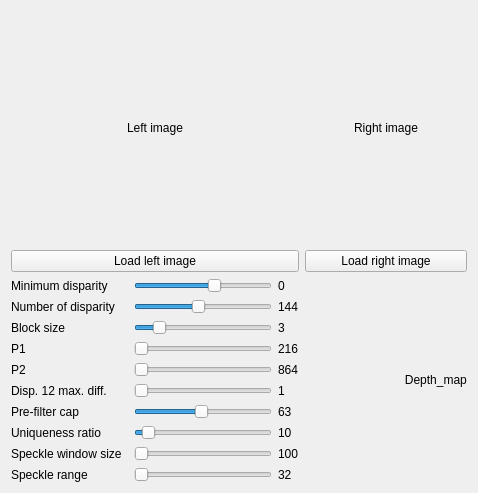
<?xml version="1.0" encoding="UTF-8"?>
<ui version="4.0">
 <class>MainWindow</class>
 <widget class="QMainWindow" name="MainWindow">
  <property name="geometry">
   <rect>
    <x>0</x>
    <y>0</y>
    <width>478</width>
    <height>493</height>
   </rect>
  </property>
  <property name="windowTitle">
   <string>OpenCV StereoCorrespondenceBM Tuner</string>
  </property>
  <widget class="QWidget" name="centralWidget">
   <layout class="QGridLayout" name="gridLayout_2">
    <item row="0" column="0">
     <layout class="QGridLayout" name="gridLayout">
      <item row="0" column="1">
       <widget class="QLabel" name="label_image_right">
        <property name="maximumSize">
         <size>
          <width>480</width>
          <height>360</height>
         </size>
        </property>
        <property name="text">
         <string>Right image</string>
        </property>
        <property name="alignment">
         <set>Qt::AlignCenter</set>
        </property>
       </widget>
      </item>
      <item row="2" column="1">
       <widget class="QLabel" name="label_depth_map">
        <property name="text">
         <string>                              Depth_map</string>
        </property>
       </widget>
      </item>
      <item row="2" column="0">
       <layout class="QGridLayout" name="gridLayout_buttons">
        <item row="12" column="2">
         <widget class="QSlider" name="horizontalSlider_uniqueness_ratio">
          <property name="sizePolicy">
           <sizepolicy hsizetype="Minimum" vsizetype="Fixed">
            <horstretch>0</horstretch>
            <verstretch>0</verstretch>
           </sizepolicy>
          </property>
          <property name="maximumSize">
           <size>
            <width>275</width>
            <height>16777215</height>
           </size>
          </property>
          <property name="maximum">
           <number>255</number>
          </property>
          <property name="value">
           <number>15</number>
          </property>
          <property name="orientation">
           <enum>Qt::Horizontal</enum>
          </property>
         </widget>
        </item>
        <item row="6" column="0" colspan="2">
         <widget class="QLabel" name="label_P2">
          <property name="text">
           <string>P2</string>
          </property>
         </widget>
        </item>
        <item row="12" column="0">
         <widget class="QLabel" name="label_uniqueness_ratio">
          <property name="toolTip">
           <string>&lt;html&gt;&lt;head/&gt;&lt;body&gt;&lt;p&gt;Margin in percentage by which the best (minimum) computed cost function value should “win” the second best value to consider the found match correct. Normally, a value within the 5-15 range is good enough.&lt;/p&gt;&lt;/body&gt;&lt;/html&gt;</string>
          </property>
          <property name="text">
           <string>Uniqueness ratio</string>
          </property>
         </widget>
        </item>
        <item row="13" column="2">
         <widget class="QSlider" name="horizontalSlider_speckle_window_size">
          <property name="sizePolicy">
           <sizepolicy hsizetype="Minimum" vsizetype="Fixed">
            <horstretch>0</horstretch>
            <verstretch>0</verstretch>
           </sizepolicy>
          </property>
          <property name="maximumSize">
           <size>
            <width>275</width>
            <height>16777215</height>
           </size>
          </property>
          <property name="maximum">
           <number>200</number>
          </property>
          <property name="orientation">
           <enum>Qt::Horizontal</enum>
          </property>
         </widget>
        </item>
        <item row="7" column="2">
         <widget class="QSlider" name="horizontalSlider_disp_12_max_diff">
          <property name="sizePolicy">
           <sizepolicy hsizetype="Minimum" vsizetype="Fixed">
            <horstretch>0</horstretch>
            <verstretch>0</verstretch>
           </sizepolicy>
          </property>
          <property name="maximumSize">
           <size>
            <width>275</width>
            <height>16777215</height>
           </size>
          </property>
          <property name="minimum">
           <number>-1</number>
          </property>
          <property name="maximum">
           <number>100</number>
          </property>
          <property name="value">
           <number>-1</number>
          </property>
          <property name="orientation">
           <enum>Qt::Horizontal</enum>
          </property>
         </widget>
        </item>
        <item row="8" column="2">
         <widget class="QSlider" name="horizontalSlider_pre_filter_cap">
          <property name="sizePolicy">
           <sizepolicy hsizetype="Minimum" vsizetype="Fixed">
            <horstretch>0</horstretch>
            <verstretch>0</verstretch>
           </sizepolicy>
          </property>
          <property name="maximumSize">
           <size>
            <width>275</width>
            <height>16777215</height>
           </size>
          </property>
          <property name="minimum">
           <number>1</number>
          </property>
          <property name="maximum">
           <number>63</number>
          </property>
          <property name="value">
           <number>31</number>
          </property>
          <property name="orientation">
           <enum>Qt::Horizontal</enum>
          </property>
         </widget>
        </item>
        <item row="1" column="2">
         <widget class="QSlider" name="horizontalSlider_min_disparity">
          <property name="enabled">
           <bool>true</bool>
          </property>
          <property name="sizePolicy">
           <sizepolicy hsizetype="Minimum" vsizetype="Fixed">
            <horstretch>0</horstretch>
            <verstretch>0</verstretch>
           </sizepolicy>
          </property>
          <property name="maximumSize">
           <size>
            <width>275</width>
            <height>16777215</height>
           </size>
          </property>
          <property name="minimum">
           <number>-300</number>
          </property>
          <property name="maximum">
           <number>100</number>
          </property>
          <property name="singleStep">
           <number>1</number>
          </property>
          <property name="pageStep">
           <number>10</number>
          </property>
          <property name="value">
           <number>-64</number>
          </property>
          <property name="tracking">
           <bool>true</bool>
          </property>
          <property name="orientation">
           <enum>Qt::Horizontal</enum>
          </property>
         </widget>
        </item>
        <item row="5" column="2">
         <widget class="QSlider" name="horizontalSlider_P1">
          <property name="maximumSize">
           <size>
            <width>275</width>
            <height>16777215</height>
           </size>
          </property>
          <property name="orientation">
           <enum>Qt::Horizontal</enum>
          </property>
         </widget>
        </item>
        <item row="4" column="0">
         <widget class="QLabel" name="label_SAD_window_size">
          <property name="toolTip">
           <string>&lt;html&gt;&lt;head/&gt;&lt;body&gt;&lt;p&gt;Matched block size. It must be an odd number &lt;span style=&quot; font-family:'Courier New,courier';&quot;&gt;&amp;gt;=1&lt;/span&gt; . Normally, it should be somewhere in the &lt;span style=&quot; font-family:'Courier New,courier';&quot;&gt;3..11&lt;/span&gt; range.&lt;/p&gt;&lt;/body&gt;&lt;/html&gt;</string>
          </property>
          <property name="text">
           <string>Block size</string>
          </property>
         </widget>
        </item>
        <item row="4" column="2">
         <widget class="QSlider" name="horizontalSlider_block_size">
          <property name="sizePolicy">
           <sizepolicy hsizetype="Minimum" vsizetype="Fixed">
            <horstretch>0</horstretch>
            <verstretch>0</verstretch>
           </sizepolicy>
          </property>
          <property name="maximumSize">
           <size>
            <width>275</width>
            <height>16777215</height>
           </size>
          </property>
          <property name="minimum">
           <number>5</number>
          </property>
          <property name="maximum">
           <number>255</number>
          </property>
          <property name="singleStep">
           <number>2</number>
          </property>
          <property name="value">
           <number>41</number>
          </property>
          <property name="orientation">
           <enum>Qt::Horizontal</enum>
          </property>
         </widget>
        </item>
        <item row="14" column="2">
         <widget class="QSlider" name="horizontalSlider_speckle_range">
          <property name="sizePolicy">
           <sizepolicy hsizetype="Minimum" vsizetype="Fixed">
            <horstretch>0</horstretch>
            <verstretch>0</verstretch>
           </sizepolicy>
          </property>
          <property name="maximumSize">
           <size>
            <width>275</width>
            <height>16777215</height>
           </size>
          </property>
          <property name="minimum">
           <number>0</number>
          </property>
          <property name="maximum">
           <number>3</number>
          </property>
          <property name="orientation">
           <enum>Qt::Horizontal</enum>
          </property>
         </widget>
        </item>
        <item row="8" column="0">
         <widget class="QLabel" name="label_pre_filter_cap">
          <property name="toolTip">
           <string>&lt;html&gt;&lt;head/&gt;&lt;body&gt;&lt;p&gt;Truncation value for the prefiltered image pixels. The algorithm first computes x-derivative at each pixel and clips its value by &lt;span style=&quot; font-family:'Courier New,courier';&quot;&gt;[-preFilterCap, preFilterCap]&lt;/span&gt; interval. The result values are passed to the Birchfield-Tomasi pixel cost function.&lt;/p&gt;&lt;/body&gt;&lt;/html&gt;</string>
          </property>
          <property name="text">
           <string>Pre-filter cap</string>
          </property>
         </widget>
        </item>
        <item row="8" column="3">
         <widget class="QLabel" name="label_6">
          <property name="text">
           <string>63</string>
          </property>
         </widget>
        </item>
        <item row="1" column="3">
         <widget class="QLabel" name="label_0">
          <property name="text">
           <string>0</string>
          </property>
         </widget>
        </item>
        <item row="13" column="3">
         <widget class="QLabel" name="label_8">
          <property name="text">
           <string>100</string>
          </property>
         </widget>
        </item>
        <item row="14" column="3">
         <widget class="QLabel" name="label_9">
          <property name="text">
           <string>32</string>
          </property>
         </widget>
        </item>
        <item row="5" column="3">
         <widget class="QLabel" name="label_3">
          <property name="text">
           <string>216</string>
          </property>
         </widget>
        </item>
        <item row="3" column="2">
         <widget class="QSlider" name="horizontalSlider_num_of_disparity">
          <property name="sizePolicy">
           <sizepolicy hsizetype="Minimum" vsizetype="Fixed">
            <horstretch>0</horstretch>
            <verstretch>0</verstretch>
           </sizepolicy>
          </property>
          <property name="maximumSize">
           <size>
            <width>275</width>
            <height>16777215</height>
           </size>
          </property>
          <property name="minimum">
           <number>16</number>
          </property>
          <property name="maximum">
           <number>256</number>
          </property>
          <property name="singleStep">
           <number>16</number>
          </property>
          <property name="pageStep">
           <number>16</number>
          </property>
          <property name="value">
           <number>128</number>
          </property>
          <property name="orientation">
           <enum>Qt::Horizontal</enum>
          </property>
         </widget>
        </item>
        <item row="6" column="3">
         <widget class="QLabel" name="label_4">
          <property name="text">
           <string>864</string>
          </property>
         </widget>
        </item>
        <item row="12" column="3">
         <widget class="QLabel" name="label_7">
          <property name="text">
           <string>10</string>
          </property>
         </widget>
        </item>
        <item row="1" column="0" colspan="2">
         <widget class="QLabel" name="label_min_disparity">
          <property name="toolTip">
           <string>&lt;html&gt;&lt;head/&gt;&lt;body&gt;&lt;p&gt;Minimum possible disparity value. Normally, it is zero but sometimes rectification algorithms can shift images, so this parameter needs to be adjusted accordingly.&lt;/p&gt;&lt;/body&gt;&lt;/html&gt;</string>
          </property>
          <property name="text">
           <string>Minimum disparity</string>
          </property>
         </widget>
        </item>
        <item row="14" column="0">
         <widget class="QLabel" name="label_speckle_range">
          <property name="toolTip">
           <string>&lt;html&gt;&lt;head/&gt;&lt;body&gt;&lt;p&gt;Maximum disparity variation within each connected component. If you do speckle filtering, set the parameter to a positive value, it will be implicitly multiplied by 16. Normally, 1 or 2 is good enough.&lt;/p&gt;&lt;/body&gt;&lt;/html&gt;</string>
          </property>
          <property name="text">
           <string>Speckle range</string>
          </property>
         </widget>
        </item>
        <item row="7" column="0">
         <widget class="QLabel" name="label_disp_12_max_diff">
          <property name="toolTip">
           <string>&lt;html&gt;&lt;head/&gt;&lt;body&gt;&lt;p&gt;Maximum allowed difference (in integer pixel units) in the left-right disparity check. Set it to a non-positive value to disable the check.&lt;/p&gt;&lt;/body&gt;&lt;/html&gt;</string>
          </property>
          <property name="text">
           <string>Disp. 12 max. diff.</string>
          </property>
         </widget>
        </item>
        <item row="3" column="0">
         <widget class="QLabel" name="label_num_of_disparity">
          <property name="toolTip">
           <string>&lt;html&gt;&lt;head/&gt;&lt;body&gt;&lt;p&gt;Maximum disparity minus minimum disparity. The value is always greater than zero. In the current implementation, this parameter must be divisible by 16.&lt;/p&gt;&lt;/body&gt;&lt;/html&gt;</string>
          </property>
          <property name="text">
           <string>Number of disparity</string>
          </property>
         </widget>
        </item>
        <item row="13" column="0">
         <widget class="QLabel" name="label_speckle_window_size">
          <property name="toolTip">
           <string>&lt;html&gt;&lt;head/&gt;&lt;body&gt;&lt;p&gt;Maximum size of smooth disparity regions to consider their noise speckles and invalidate. Set it to 0 to disable speckle filtering. Otherwise, set it somewhere in the 50-200 range.&lt;/p&gt;&lt;/body&gt;&lt;/html&gt;</string>
          </property>
          <property name="text">
           <string>Speckle window size</string>
          </property>
         </widget>
        </item>
        <item row="5" column="0">
         <widget class="QLabel" name="label_P1">
          <property name="midLineWidth">
           <number>960</number>
          </property>
          <property name="text">
           <string>P1</string>
          </property>
         </widget>
        </item>
        <item row="4" column="3">
         <widget class="QLabel" name="label_2">
          <property name="text">
           <string>3</string>
          </property>
         </widget>
        </item>
        <item row="6" column="2">
         <widget class="QSlider" name="horizontalSlider_P2">
          <property name="maximumSize">
           <size>
            <width>275</width>
            <height>16777215</height>
           </size>
          </property>
          <property name="orientation">
           <enum>Qt::Horizontal</enum>
          </property>
         </widget>
        </item>
        <item row="3" column="3">
         <widget class="QLabel" name="label_1">
          <property name="text">
           <string>144</string>
          </property>
         </widget>
        </item>
        <item row="7" column="3">
         <widget class="QLabel" name="label_5">
          <property name="text">
           <string>1</string>
          </property>
         </widget>
        </item>
       </layout>
      </item>
      <item row="0" column="0">
       <widget class="QLabel" name="label_image_left">
        <property name="maximumSize">
         <size>
          <width>480</width>
          <height>360</height>
         </size>
        </property>
        <property name="text">
         <string>Left image</string>
        </property>
        <property name="alignment">
         <set>Qt::AlignCenter</set>
        </property>
       </widget>
      </item>
      <item row="1" column="1">
       <widget class="QPushButton" name="pushButton_right">
        <property name="text">
         <string>Load right image</string>
        </property>
       </widget>
      </item>
      <item row="1" column="0">
       <widget class="QPushButton" name="pushButton_left">
        <property name="text">
         <string>Load left image</string>
        </property>
       </widget>
      </item>
     </layout>
    </item>
   </layout>
  </widget>
 </widget>
 <layoutdefault spacing="6" margin="11"/>
 <resources/>
 <connections/>
</ui>
